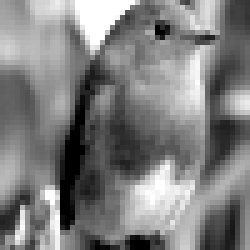
#> input picture TP3 - P2.3/modified_image.png, 50 x 50 px (shown 5 times larger)
$ python 'TP3 - P2.3_v2.py'
#> lines starting #> are read from the running program, lines starting #| are printed output that depends on the picture; long printed decimals are rounded
import numpy as np
import matplotlib.pyplot as plt
from PIL import Image
from scipy.optimize import minimize_scalar
np.set_printoptions(threshold=np.inf)

# Charger l'image originale
image_path = "modified_image.png"
image_originale = Image.open(image_path).convert('L')
#> image_originale is the input picture: PIL image 50x50 L; min 0, max 255, mean 126.9
image_originale = np.array(image_originale, dtype=float)
#> image_originale: shape (50, 50) float64

# Créer un masque pour les zones masquées
mask = np.ones_like(image_originale)
mask[20:24, 20:24] = 0
print(mask.shape)

# Appliquer le masque à l'image
v = mask * image_originale

# Afficher les images et le masque
fig, axes = plt.subplots(1, 3, figsize=(24, 6))
axes[0].imshow(image_originale, cmap='gray')
axes[0].set_title('Image Originale')
axes[0].axis('off')
axes[1].imshow(mask, cmap='gray')
axes[1].set_title('Masque')
axes[1].axis('off')
axes[2].imshow(v, cmap='gray')
axes[2].set_title('Image avec Masque Appliqué')
axes[2].axis('off')
plt.show()
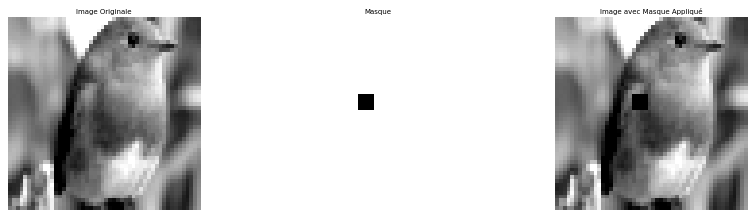
#> figure drawn by matplotlib, 3 panels

# Sauvegarder l'image avec le masque appliqué
v_masque_image = Image.fromarray(v.astype(np.uint8))
v_masque_image.save("image_avec_masque.png")

# Définir les fonctions de régularisation
def phi_alpha(s, alpha):
    return np.abs(s) - alpha * np.log((alpha + np.abs(s)) / alpha)

def grad_phi_alpha(grad_u, alpha):
    return np.sign(grad_u) * (1 - alpha / (alpha + np.abs(grad_u)))

def grad(x):
    m, n = x.shape
    dx = np.zeros((m, n))
    dy = np.zeros((m, n))
    dx[:m-1, :] = x[1:m, :] - x[:m-1, :]
    dy[:, :n-1] = x[:, 1:n] - x[:, :n-1]
    return dx, dy

def div(gx, gy):
    m, n = gx.shape
    dxgx = np.zeros((m, n))
    dxgx[0, :] = gx[0, :]
    dxgx[1:m-1, :] = gx[1:m-1, :] - gx[0:m-2, :]
    dxgx[m-1, :] = -gx[m-2, :]
    dygy = np.zeros((m, n))
    dygy[:, 0] = gy[:, 0]
    dygy[:, 1:n-1] = gy[:, 1:n-1] - gy[:, 0:n-2]
    dygy[:, n-1] = -gy[:, n-2]
    return dxgx + dygy

# Fonction pour calculer J(u)
def compute_J(u_flat, v, lam, alpha, mask):
    u2d = u_flat.reshape(v.shape)
    R_u = mask * u2d
    grad_u_x, grad_u_y = grad(u2d)
    reg_term = np.sum(phi_alpha(grad_u_x, alpha)) + np.sum(phi_alpha(grad_u_y, alpha))
    fit_term = 0.5 * np.linalg.norm(R_u - v) ** 2
    return fit_term + lam * reg_term

# Fonction pour calculer le gradient de J(u)
def compute_gradient_J(u_flat, v, lam, alpha, mask):
    u2d = u_flat.reshape(v.shape)
    dx, dy = grad(u2d)
    norm_grad = np.sqrt(dx ** 2 + dy ** 2)
    R_u = mask * u2d

    lambda_ = 0.00001  # Choisissez un petit lambda
    regularized_mask = mask + lambda_ * np.eye(mask.shape[0])  # Ajoute un lambda sur la diagonale
    mask_inv = np.linalg.inv(regularized_mask)

    R_star_Ru = np.dot(mask_inv.T, R_u)
    R_star_v = np.dot(mask_inv.T, v)

    phi = grad_phi_alpha(norm_grad, alpha)
    phi_x = phi * dx
    phi_y = phi * dy
    div_phi = div(phi_x, phi_y)
    gradient = (2 * R_star_v - 2 * R_star_Ru + lam * div_phi).flatten()
    return gradient

def line_search_function(eta, x, d, v, lam, alpha, mask):
    # Calculate new point along the direction d
    x_new = x + eta * d
    # Compute objective function at the new point
    return compute_J(x_new, v, lam, alpha, mask)

# Méthodes d'optimisation
def BFGS_optimization(x, epsilon, nitermax, mask):
    B = np.eye(x.size)
    niter = 0
    while np.linalg.norm(compute_gradient_J(x, v, lam, alpha, mask)) > epsilon and niter < nitermax:
        grad = compute_gradient_J(x, v, lam, alpha, mask).flatten()
        d = -B.dot(grad)
        eta = minimize_scalar(line_search_function, args=(x, d, v, lam, alpha, mask), bounds=(0, 1), method='bounded').x
        x_new = x + eta * d
        s = x_new - x
        y = compute_gradient_J(x_new, v, lam, alpha, mask).flatten() - grad
        if np.dot(y, s) > 0:
            Bs = B.dot(s)
            B = B + np.outer(s, s) / np.dot(s, y) - np.outer(Bs, Bs) / np.dot(s, Bs)
        x = x_new
        niter += 1
    return x, niter

def DFP_optimization(x, epsilon, nitermax, mask):
    B = np.eye(x.size)
    niter = 0
    while np.linalg.norm(compute_gradient_J(x, v, lam, alpha, mask)) > epsilon and niter < nitermax:
        grad = compute_gradient_J(x, v, lam, alpha, mask).flatten()
        d = -B.dot(grad)
        eta = minimize_scalar(line_search_function, args=(x, d, v, lam, alpha, mask), bounds=(0, 1), method='bounded').x
        x_new = x + eta * d
        s = x_new - x
        y = compute_gradient_J(x_new, v, lam, alpha, mask).flatten() - grad
        if np.dot(s, y) > 0:
            B_update = np.outer(s, s) / np.dot(s, y)
            B_term = np.outer(B.dot(y), y.dot(B)) / np.dot(y, B.dot(y))
            B = B + B_update - B_term
        x = x_new
        niter += 1
    return x, niter

def gradient_pas_fixe(u0, v, lam, alpha, mask, tol=1e-6, max_iter=100):
    u = u0.copy()
    niter = 0
    for _ in range(max_iter):
        grad = compute_gradient_J(u, v, lam, alpha, mask).flatten()
        grad_norm = np.linalg.norm(grad)
        if grad_norm < tol:
            break
        step_size = 1e-3
        u -= step_size * grad
        niter += 1
    return u.reshape(v.shape), niter

# Paramètres de l'optimisation
lam, alpha, epsilon, nitermax = 4, 0.1, 1e-6, 100
u0 = v.flatten()
#> u0 = 2500 values, max 255 at index 15, min 0 at index 281, mean 126.2

# Appel des fonctions d'optimisation
u_dfp, iter_dfp = DFP_optimization(u0, epsilon, nitermax, mask)
#> in grad, `m, n = x.shape`: m = 50
#> in compute_gradient_J, `norm_grad = np.sqrt(dx ** 2 + dy ** 2)`:
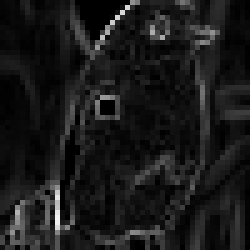
#> norm_grad: shape (50, 50) float64 (shown 5 times larger); min 0, max 242.1, mean 25.9
#> in compute_gradient_J, `lambda_ = 0.00001`: lambda_ = 1e-05
#> in compute_gradient_J, `regularized_mask = mask + lambda_ * np.eye(mask.shape[0])`:
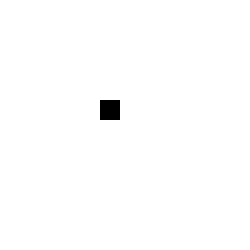
#> regularized_mask: shape (50, 50) float64 (shown 5 times larger); min 0, max 1, mean 0.994
#> in div, `m, n = gx.shape`: m = 50
#> the loop in DFP_optimization, `while np.linalg.norm(compute_gradient_J(x, v, lam, alpha, mask)) > eps..` made 100 passes
#> after the loop in DFP_optimization, `while np.linalg.norm(compute_gradient_J(x, v, lam, alpha, mask)) > eps..`:
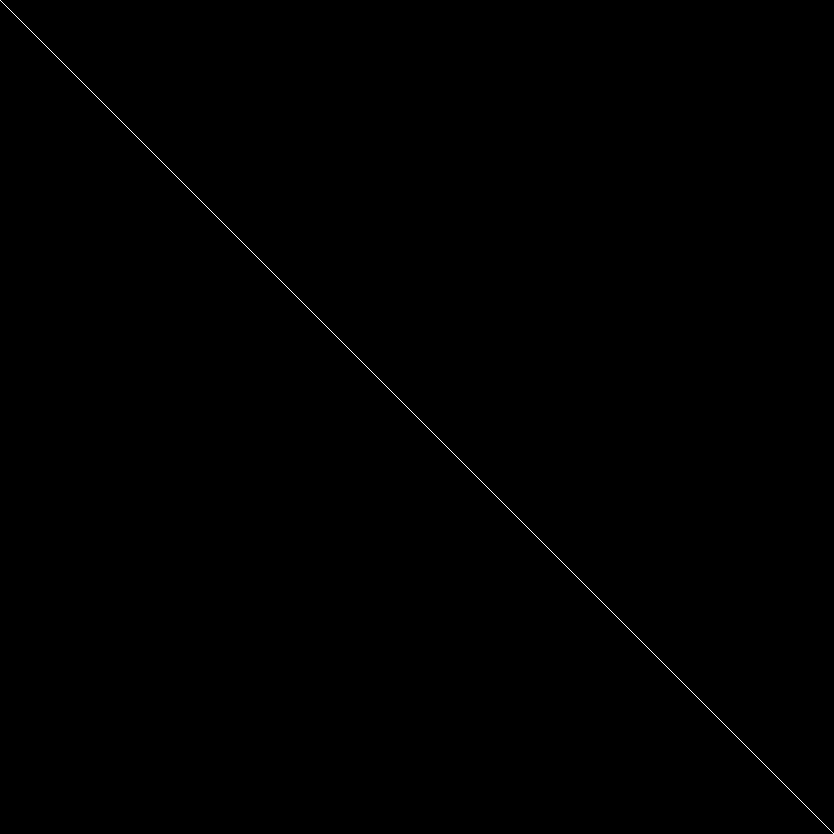
#> B: shape (2500, 2500) float64 (shown at 1/3 size); values 0 (black) and 1 (white), 0.04% white in thin lines or dots
u_bfgs, iter_bfgs = BFGS_optimization(u0, epsilon, nitermax, mask)
#> in compute_gradient_J (call 302), `R_star_Ru = np.dot(mask_inv.T, R_u)`:
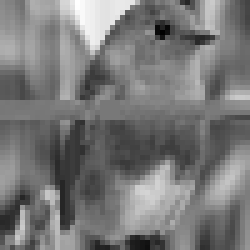
#> R_star_Ru: shape (50, 50) float64 (shown 5 times larger); min -15369562, max 17156522.2, mean 2.5; drawn with min black and max white
#> the loop in BFGS_optimization, `while np.linalg.norm(compute_gradient_J(x, v, lam, alpha, mask)) > eps..` made 100 passes
u_fixed_step, iter_fixed_step = gradient_pas_fixe(u0, v, lam, alpha, mask, epsilon, nitermax)
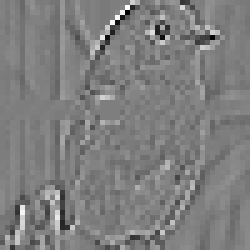
#> u_fixed_step: shape (50, 50) float64 (shown 5 times larger); min -1.27e+228, max 1.29e+228, mean 6.03e+213; drawn with min black and max white

# Transformations après débruitage
denoised_dfp = u_dfp.reshape(v.shape)
denoised_bfgs = u_bfgs.reshape(v.shape)
denoised_fixed_step = u_fixed_step.reshape(v.shape)

# Créer un masque inversé pour la zone [20:24, 20:24]
inverse_mask_dfp = np.full_like(denoised_dfp, 255)
inverse_mask_dfp[20:24, 20:24] = denoised_dfp[20:24, 20:24]
inverse_mask_dfp = inverse_mask_dfp%255
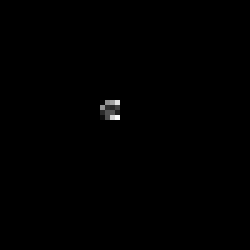
#> inverse_mask_dfp: shape (50, 50) float64 (shown 5 times larger); min 0, max 249, mean 0.7

inverse_mask_bfgs = np.full_like(denoised_bfgs, 255)
inverse_mask_bfgs[20:24, 20:24] = denoised_bfgs[20:24, 20:24]
inverse_mask_bfgs = inverse_mask_bfgs%255

inverse_mask_fixed_step = np.full_like(denoised_fixed_step, 255)
inverse_mask_fixed_step[20:24, 20:24] = denoised_fixed_step[20:24, 20:24]
inverse_mask_fixed_step = inverse_mask_fixed_step%255

v_dfp = inverse_mask_dfp + v
v_bfgs = inverse_mask_bfgs + v
v_fixed_step = inverse_mask_fixed_step + v

#afficher inversed_mask_dfp, inversed_mask_bfgs, inversed_mask_fixed_step
fig, axes = plt.subplots(1, 3, figsize=(20, 5))
axes[0].imshow(inverse_mask_dfp, cmap='gray')
axes[0].set_title('dfp')
axes[0].axis('off')
axes[1].imshow(inverse_mask_bfgs, cmap='gray')
axes[1].set_title('bfgs')
axes[1].axis('off')
axes[2].imshow(inverse_mask_fixed_step, cmap='gray')
axes[2].set_title('fixed')
axes[2].axis('off')
plt.tight_layout()
plt.show()

########################

fig, axes = plt.subplots(1, 3, figsize=(20, 5))
axes[0].imshow(v, cmap='gray')
axes[0].set_title('Originale masked')
axes[0].axis('off')
axes[1].imshow(inverse_mask_dfp, cmap='gray')
axes[1].set_title('zone manquante dfp')
axes[1].axis('off')
axes[2].imshow(v_dfp, cmap='gray')
axes[2].set_title('Résultat Final dfp')
axes[2].axis('off')
plt.tight_layout()
plt.savefig("dfp_result.png")
plt.show()


fig, axes = plt.subplots(1, 3, figsize=(20, 5))
axes[0].imshow(v, cmap='gray')
axes[0].set_title('Originale masked')
axes[0].axis('off')
axes[1].imshow(inverse_mask_bfgs, cmap='gray')
axes[1].set_title('zone manquante bfgs')
axes[1].axis('off')
axes[2].imshow(v_bfgs, cmap='gray')
axes[2].set_title('Résultat Final bfgs')
axes[2].axis('off')
plt.tight_layout()
plt.savefig("bfgs_results.png")
plt.show()


fig, axes = plt.subplots(1, 3, figsize=(20, 5))
axes[0].imshow(v, cmap='gray')
axes[0].set_title('Originale masked')
axes[0].axis('off')
axes[1].imshow(inverse_mask_fixed_step, cmap='gray')
axes[1].set_title('zone manquante fixed_step')
axes[1].axis('off')
axes[2].imshow(v_fixed_step, cmap='gray')
axes[2].set_title('Résultat Final fixed_step')
axes[2].axis('off')
plt.tight_layout()
plt.savefig("fixed_step_results.png")
plt.show()

########################

def calculate_rmse(denoised, original):
    return np.sqrt(np.mean((denoised - original) ** 2))

rmse_original = calculate_rmse(v, image_originale)
rmse_dfp = calculate_rmse(v_dfp, image_originale)
rmse_bfgs = calculate_rmse(v_bfgs, image_originale)
rmse_fixed_step = calculate_rmse(v_fixed_step, image_originale)

print("RMSE avant traitement:", rmse_original)
#| RMSE avant traitement: 8.311
print("RMSE DFP:", rmse_dfp)
#| RMSE DFP: 7.102
print("RMSE BFGS:", rmse_bfgs)
#| RMSE BFGS: 7.102
print("RMSE Gradient à pas fixe:", rmse_fixed_step)
#| RMSE Gradient à pas fixe: 7.183

# Afficher les images finales
fig, axes = plt.subplots(1, 5, figsize=(20, 5))
axes[0].imshow(image_originale, cmap='gray')
axes[0].set_title('Originale')
axes[0].axis('off')
axes[1].imshow(v, cmap='gray')
axes[1].set_title(f'Masked RMSE: {rmse_original:.6f}')
axes[1].axis('off')
axes[2].imshow(v_dfp, cmap='gray')
axes[2].set_title(f'DFP RMSE: {rmse_dfp:.6f}')
axes[2].axis('off')
axes[3].imshow(v_bfgs, cmap='gray')
axes[3].set_title(f'BFGS RMSE: {rmse_bfgs:.6f}')
axes[3].axis('off')
axes[4].imshow(v_fixed_step, cmap='gray')
axes[4].set_title(f'Gradient à pas fixe RMSE: {rmse_fixed_step:.6f}')
axes[4].axis('off')
plt.tight_layout()
plt.savefig("final_results.png")
plt.show()
